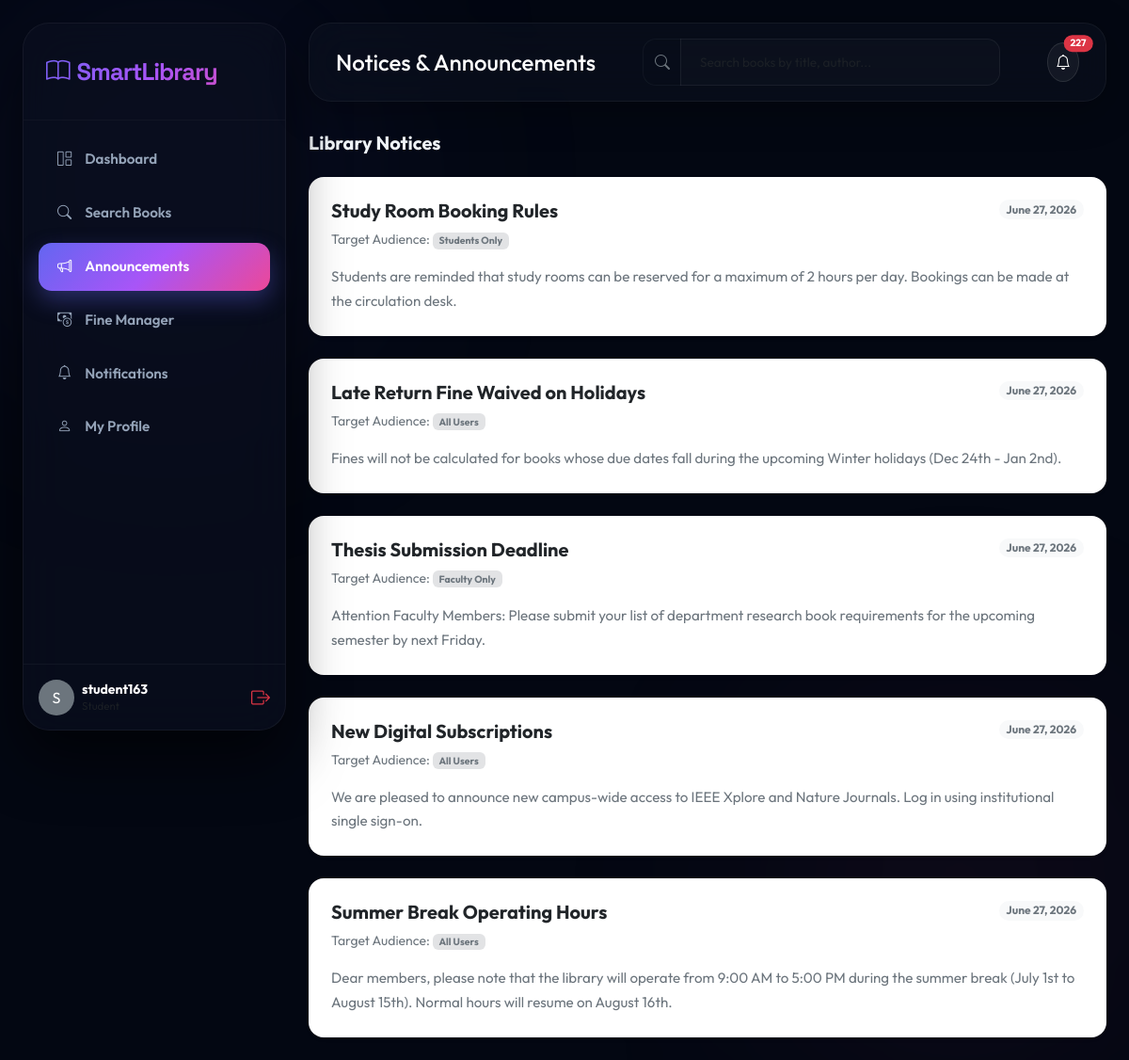
Page /announcements/ (signed in) on the committed database.
### library/models.py (models this page shows, shortened)
class CustomUser(AbstractUser):
    ROLE_CHOICES = [
        ('admin', 'Admin/Librarian'),
        ('student', 'Student'),
        ('faculty', 'Faculty'),
    ]
    role = models.CharField(max_length=10, choices=ROLE_CHOICES, default='student')
    phone = models.CharField(max_length=15, blank=True, null=True)
    profile_picture = models.ImageField(upload_to='profiles/', blank=True, null=True)

class Announcement(models.Model):
    ROLE_TARGETS = [
        ('all', 'All Users'),
        ('student', 'Students Only'),
        ('faculty', 'Faculty Only'),
    ]
    title = models.CharField(max_length=200)
    content = models.TextField()
    created_at = models.DateTimeField(default=timezone.now)
    target_role = models.CharField(max_length=20, choices=ROLE_TARGETS, default='all')
    class Meta:
        ordering = ['-created_at']

### library/views.py (the view)
# urls.py: path('announcements/', views.AnnouncementListView.as_view(), name='announcement_list'),
class AnnouncementListView(LoginRequiredMixin, ListView):
    model = Announcement
    template_name = 'library/announcement_list.html'
    context_object_name = 'announcements'

### library/context_processors.py (called while the page is built)
def notifications(request):
    if request.user.is_authenticated:
        return {
            'unread_notifications_count': request.user.notifications.filter(is_read=False).count(),
            'latest_notifications': request.user.notifications.filter(is_read=False)[:5]
        }
    return {
        'unread_notifications_count': 0,
        'latest_notifications': []
    }

### library/templates/library/announcement_list.html (shortened to what this page needs)
{% extends 'base.html' %}
{% block page_title %}Notices & Announcements{% endblock %}
{% block content %}
<div class="container-fluid p-0">
    <div class="d-flex justify-content-between align-items-center mb-4">
        <h5 class="fw-bold m-0">Library Notices</h5>
    </div>
    <div class="row g-4">
        {% for ann in announcements %}
            <div class="col-md-12">
                <div class="card border-0 rounded-4 shadow-sm p-4">
                    <div class="d-flex justify-content-between align-items-start mb-2">
                        <h5 class="fw-bold text-dark m-0">{{ ann.title }}</h5>
                        <span class="badge bg-light text-secondary rounded-pill">{{ ann.created_at|date:"F d, Y" }}</span>
                    </div>
                    <div class="mb-3 text-secondary small">
                        Target Audience: <span class="badge bg-secondary-subtle text-secondary text-capitalize">{{ ann.get_target_role_display }}</span>
                    </div>
                    <p class="text-secondary m-0" style="line-height: 1.7; font-size: 0.95rem;">{{ ann.content }}</p>
                </div>
            </div>
        {% endfor %}
    </div>
</div>
{% endblock %}

### library/templates/base.html (shortened to what this page needs)
{% load static %}
<!DOCTYPE html>
<html lang="en">
<head>
    <link href="https://cdn.jsdelivr.net/npm/bootstrap@5.3.2/dist/css/bootstrap.min.css" rel="stylesheet">
    <link rel="stylesheet" href="https://cdn.jsdelivr.net/npm/bootstrap-icons@1.11.1/font/bootstrap-icons.css">
    <link rel="stylesheet" href="{% static 'css/custom.css' %}">
</head>
<body>
    <div class="app-wrapper">
        <aside class="sidebar" id="appSidebar">
            <div class="brand">
                <i class="bi bi-book me-2"></i>SmartLibrary
            </div>
            <nav class="nav-menu d-flex flex-column justify-content-between" style="height: calc(100% - 100px); padding: 10px 0;">
                <div>
                    {% if user.is_authenticated %}
                        <a href="{% url 'dashboard' %}" class="nav-link {% if 'dashboard' in request.path %}active{% endif %}">
                            <i class="bi bi-grid-1x2"></i>
                            <span>Dashboard</span>
                        </a>
                        <a href="{% url 'book_list' %}" class="nav-link {% if 'books' in request.path and 'category' not in request.path %}active{% endif %}">
                            <i class="bi bi-search"></i>
                            <span>Search Books</span>
                        </a>
                        <a href="{% url 'announcement_list' %}" class="nav-link {% if 'announcements' in request.path %}active{% endif %}">
                            <i class="bi bi-megaphone"></i>
                            <span>Announcements</span>
                        </a>
                        <a href="{% url 'fine_list' %}" class="nav-link {% if 'fines' in request.path %}active{% endif %}">
                            <i class="bi bi-cash-coin"></i>
                            <span>Fine Manager</span>
                        </a>
                        <a href="{% url 'notification_list' %}" class="nav-link {% if 'notifications' in request.path %}active{% endif %}">
                            <i class="bi bi-bell"></i>
                            <span>Notifications</span>
                        </a>
                        <a href="{% url 'profile' %}" class="nav-link {% if 'profile' in request.path %}active{% endif %}">
                            <i class="bi bi-person"></i>
                            <span>My Profile</span>
                        </a>
                    {% endif %}
                </div>
                {% if user.is_authenticated %}
                    <div class="mt-auto pt-3 border-top border-secondary border-opacity-10 px-3 pb-2">
                        <div class="d-flex align-items-center justify-content-between">
                            <div class="d-flex align-items-center gap-2">
                                <div class="bg-secondary rounded-circle d-flex align-items-center justify-content-center text-white font-weight-bold" style="width: 38px; height: 38px; background-size: cover; ">
                                    {% if not user.profile_picture %}
                                        {{ user.username|slice:":1"|upper }}
                                    {% endif %}
                                </div>
                                <div style="line-height: 1.1;">
                                    <div class="text-white fw-bold small" style="max-width: 120px; overflow: hidden; text-overflow: ellipsis; white-space: nowrap;">{{ user.username }}</div>
                                    <small class="text-muted text-capitalize" style="font-size: 0.72rem;">{{ user.role }}</small>
                                </div>
                            </div>
                            <a href="{% url 'logout' %}" class="text-danger fs-5 ms-2" title="Logout"><i class="bi bi-box-arrow-right"></i></a>
                        </div>
                    </div>
                {% endif %}
            </nav>
        </aside>
        <div class="main-content">
            <header class="navbar-custom d-flex align-items-center justify-content-between">
                <div class="d-flex align-items-center gap-3">
                    <h4 class="m-0 text-white">{% block page_title %}Overview{% endblock %}</h4>
                </div>
                <div class="position-relative d-none d-md-block" style="width: 380px;">
                    <div class="input-group">
                        <span class="input-group-text bg-transparent border-end-0 border-secondary border-opacity-10 text-secondary" style="border-radius: 14px 0 0 14px;"><i class="bi bi-search"></i></span>
                        <input type="text" id="navbarSearchInput" class="form-control border-start-0 border-secondary border-opacity-10 text-white bg-transparent" placeholder="Search books by title, author..." style="border-radius: 0 14px 14px 0; font-size: 0.85rem;" autocomplete="off">
                    </div>
                </div>
                <div class="d-flex align-items-center gap-4">
                    {% if user.is_authenticated %}
                        <div class="dropdown">
                            <button class="btn btn-light rounded-circle position-relative p-2" type="button" data-bs-toggle="dropdown" aria-expanded="false" style="background: rgba(255, 255, 255, 0.05); border: 1px solid rgba(255, 255, 255, 0.1); color: white;">
                                <i class="bi bi-bell"></i>
                                {% if unread_notifications_count > 0 %}
                                    <span class="position-absolute top-0 start-100 translate-middle badge rounded-pill bg-danger" style="font-size: 0.65rem;">
                                        {{ unread_notifications_count }}
                                    </span>
                                {% endif %}
                            </button>
                        </div>
                    {% else %}
                        <a href="{% url 'login' %}" class="btn btn-outline-primary px-3 py-1.5 btn-sm rounded-3">Sign In</a>
                        <a href="{% url 'register' %}" class="btn btn-primary px-3 py-1.5 btn-sm rounded-3">Register</a>
                    {% endif %}
                </div>
            </header>
            <main class="main-body-container">
                {% block content %}{% endblock %}
            </main>
        </div>
    </div>
</body>
</html>

### library/static/css/custom.css (style rules this page uses)
:root { --font-sans: 'Outfit', sans-serif; --font-display: 'Space Grotesk', sans-serif; --bg-main: #030712; --bg-surface: rgba(15, 23, 42, 0.45); --bg-sidebar: rgba(10, 15, 30, 0.7); --border-color: rgba(255, 255, 255, 0.05); --border-glow: rgba(99, 102, 241, 0.25); --clr-primary: #6366f1; --clr-secondary: #a855f7; --clr-pink: #ec4899; --gradient-accent: linear-gradient(135deg, #6366f1 0%, #a855f7 50%, #ec4899 100%); --text-pure: #ffffff; --text-primary: #f1f5f9; --text-secondary: #94a3b8; --text-muted: #475569; }
body { font-family: var(--font-sans); background-color: var(--bg-main); color: var(--text-primary); overflow-x: hidden; min-height: 100vh; position: relative; }
body::before { content: ''; position: fixed; top: -10%; left: -10%; width: 600px; height: 600px; background: radial-gradient(circle, rgba(99, 102, 241, 0.12) 0%, transparent 70%); z-index: -2; filter: blur(120px); pointer-events: none; }
body::after { content: ''; position: fixed; bottom: -10%; right: -10%; width: 600px; height: 600px; background: radial-gradient(circle, rgba(236, 72, 153, 0.08) 0%, transparent 70%); z-index: -2; filter: blur(120px); pointer-events: none; }
.app-wrapper { display: flex; min-height: 100vh; padding: 24px; gap: 24px; }
.sidebar { width: 280px; background: var(--bg-sidebar); backdrop-filter: blur(24px); -webkit-backdrop-filter: blur(24px); border: 1px solid var(--border-color); border-radius: 28px; height: calc(100vh - 48px); position: fixed; top: 24px; left: 24px; z-index: 1000; transition: all 0.4s cubic-bezier(0.16, 1, 0.3, 1); box-shadow: 0 30px 60px rgba(0, 0, 0, 0.6); }
.sidebar .brand { padding: 32px 24px; font-family: var(--font-display); font-size: 1.6rem; font-weight: 700; letter-spacing: -0.04em; background: var(--gradient-accent); -webkit-background-clip: text; -webkit-text-fill-color: transparent; border-bottom: 1px solid rgba(255, 255, 255, 0.03); }
.sidebar .nav-link { color: var(--text-secondary); padding: 14px 20px; font-weight: 600; font-size: 0.95rem; display: flex; align-items: center; gap: 14px; border-radius: 14px; margin: 6px 16px; transition: all 0.3s cubic-bezier(0.16, 1, 0.3, 1); }
.sidebar .nav-link.active { color: var(--text-pure); background: var(--gradient-accent); box-shadow: 0 10px 25px rgba(99, 102, 241, 0.35); }
.main-content { flex: 1; margin-left: 304px; min-height: calc(100vh - 48px); transition: all 0.4s cubic-bezier(0.16, 1, 0.3, 1); }
.navbar-custom { position: relative !important; z-index: 1050 !important; background: rgba(13, 19, 33, 0.5); backdrop-filter: blur(24px); -webkit-backdrop-filter: blur(24px); border-radius: 24px; border: 1px solid var(--border-color); margin-bottom: 32px; padding: 16px 28px; box-shadow: 0 10px 40px rgba(0, 0, 0, 0.3); }
.form-control, .form-select { background-color: rgba(255, 255, 255, 0.02) !important; border: 1px solid rgba(255, 255, 255, 0.08) !important; color: var(--text-pure) !important; border-radius: 14px; padding: 14px 20px; font-size: 0.95rem; transition: all 0.3s cubic-bezier(0.16, 1, 0.3, 1); }

### rows in the picture
CustomUser: username "S", username "student163"
Announcement: title "Study Room Booking Rules", created_at "June 27, 2026", target_role "Students Only", content "Students are reminded that study rooms can be reserved for a maximum of 2 hours per day. Bookings can be made at the circulation desk."
Announcement: title "Late Return Fine Waived on Holidays", created_at "June 27, 2026", target_role "All Users", content "Fines will not be calculated for books whose due dates fall during the upcoming Winter holidays (Dec 24th - Jan 2nd)."
Announcement: title "Thesis Submission Deadline", created_at "June 27, 2026", target_role "Faculty Only", content "Attention Faculty Members: Please submit your list of department research book requirements for the upcoming semester by next Friday."
Announcement: title "New Digital Subscriptions", created_at "June 27, 2026", target_role "All Users", content "We are pleased to announce new campus-wide access to IEEE Xplore and Nature Journals. Log in using institutional single sign-on."
Announcement: title "Summer Break Operating Hours", created_at "June 27, 2026", target_role "All Users", content "Dear members, please note that the library will operate from 9:00 AM to 5:00 PM during the summer break (July 1st to August 15th). Normal hours will resume on August 16th."

### other values in the picture
{{ unread_notifications_count }} "227"
